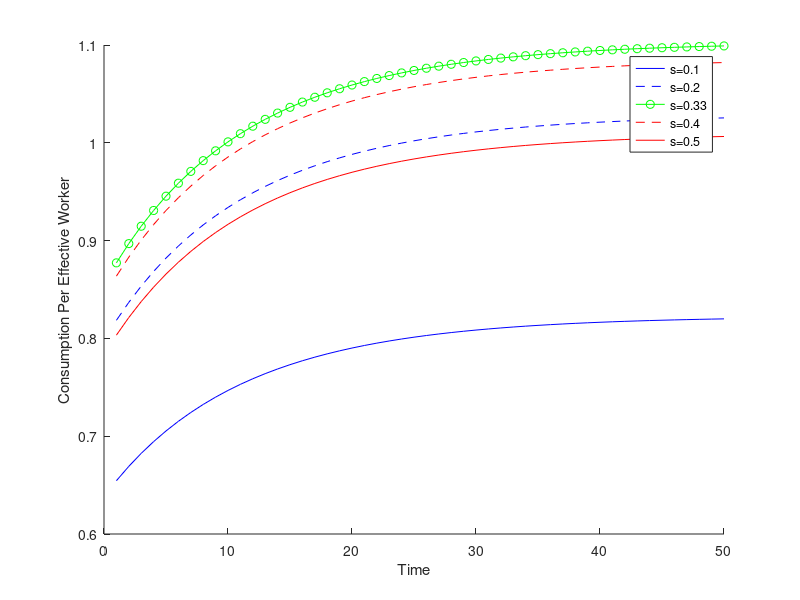

The MATLAB script that drew this image:
close all;
clear all;
 
% Cobb Douglas Model
%baseline parameters
delta=0.1;          %depreciation rate
alpha = .33;        %paramter for Cobb-Douglas technology
s = 0.22;           %savings rate
n = 0;              %population growth
g = 0.02;           %technology growth
z = (1+n)*(1+g)-1;  %auxiliary expression for model
T=50;              %number of simulation periods
t0=10;              %time of change

s = [0.1, 0.2, alpha, 0.4, 0.5];

%re-compute steady state for these three values
kss = (s/(z+delta)).^(1/(1-alpha));
yss = kss.^alpha;
css = (1-s).*yss;

%create vector of length T with initial steady state values
kssv = kron(kss,ones(T,1)); 
yssv = kron(yss,ones(T,1)); 
cssv = kron(css,ones(T,1)); 

%initial conditions
k=kssv; %initialize the capital vector with the initial steady state
y=yssv; %initialize the output vector with the initial steady state

%Set capital at half SS level and then simulate 100 periods
k(1,:)=k(1,:)/2;
for t=1:T
    y(t,:)=k(t,:).^alpha; %production
    c(t,:)=(1-s).*y(t,:); %production
    k(t+1,:)=(1/(1+z)).*((1-delta)*k(t,:) + s.*y(t,:)); %capital accumulation
end

%plot k and y
figure
    hold on

    plot(c(1:T,1),'-b')
    plot(c(1:T,2),'--b')
    plot(c(1:T,3),'-og')
    plot(c(1:T,4),'--r')
    plot(c(1:T,5),'-r')

   
    xlabel('Time');
    ylabel('Consumption Per Effective Worker');
    % Create Legend and choose location
    legend('s=0.1','s=0.2','s=0.33','s=0.4','s=0.5','Location', 'Best');
    
    %Save Figure 
    pic_file=strcat(['./golden_rule_sim.eps']);
    disp([strcat(['plotting to ' pic_file '...'])]);
    print('-depsc', pic_file);